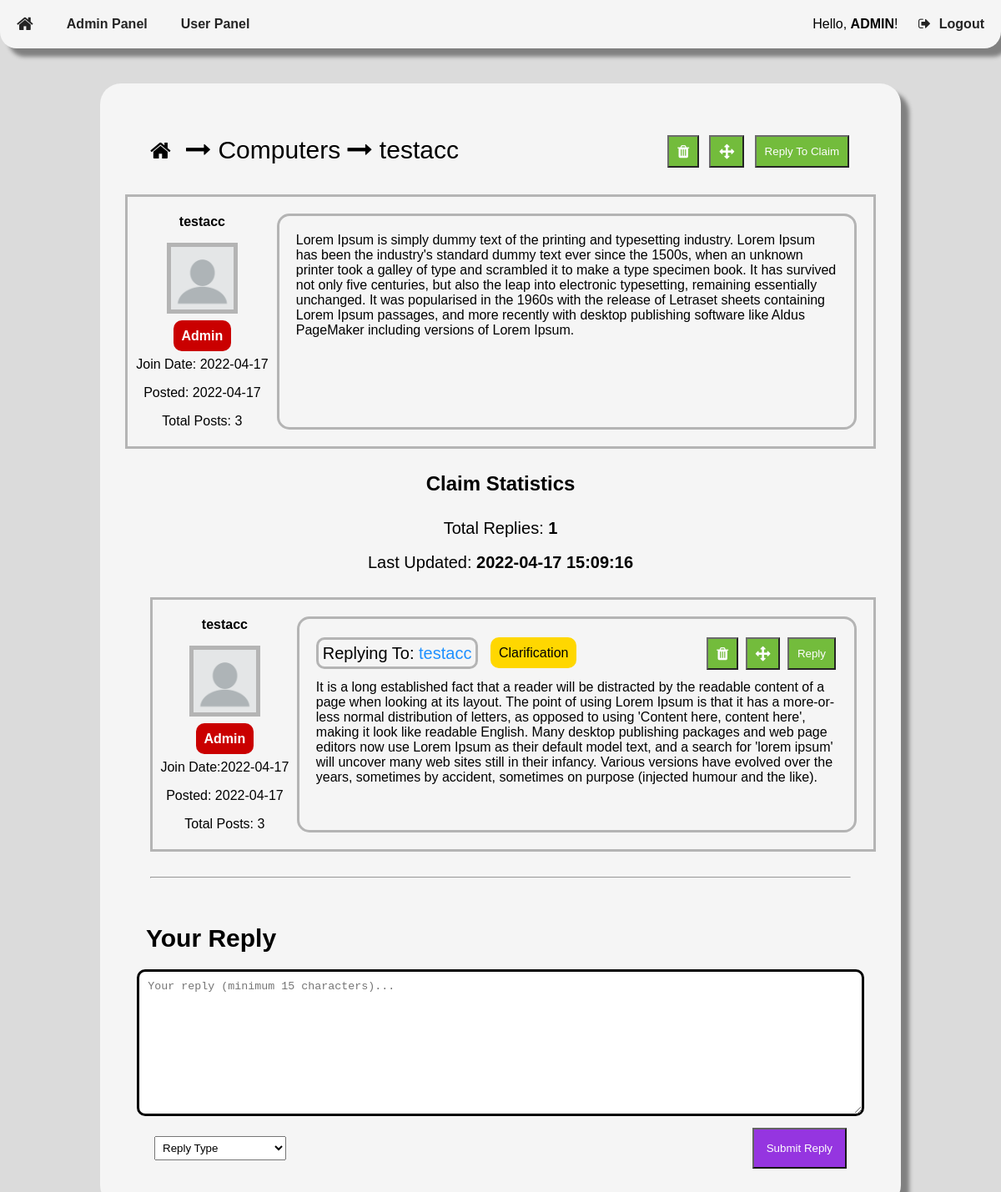
Page /16/30 (signed in) on the committed database.
### tables this page shows
CREATE TABLE user (
    userID INTEGER NOT NULL PRIMARY KEY AUTOINCREMENT,
    userName TEXT NOT NULL,
    passwordHash BLOB NOT NULL,
    isAdmin BOOLEAN NOT NULL,
    creationTime INTEGER NOT NULL,
    lastVisit INTEGER NOT NULL
);

CREATE TABLE topic (
    topicID INTEGER NOT NULL PRIMARY KEY AUTOINCREMENT,
    topicName TEXT NOT NULL,
    postingUser INTEGER REFERENCES user(userID) ON DELETE SET NULL ON UPDATE CASCADE,
    creationTime INTEGER NOT NULL,
    updateTime INTEGER NOT NULL
);

CREATE TABLE claim (
    claimID INTEGER NOT NULL PRIMARY KEY AUTOINCREMENT,
    topic INTEGER NOT NULL REFERENCES topic(topicID) ON DELETE CASCADE ON UPDATE CASCADE,
    postingUser INTEGER REFERENCES user(userID) ON DELETE SET NULL ON UPDATE CASCADE,
    creationTime INTEGER NOT NULL,
    updateTime INTEGER NOT NULL,
    text TEXT NOT NULL
);

CREATE TABLE replyToClaimType (
    claimReplyTypeID INTEGER NOT NULL PRIMARY KEY AUTOINCREMENT,
    claimReplyType TEXT NOT NULL
);

CREATE TABLE replyText (
    replyTextID INTEGER NOT NULL PRIMARY KEY AUTOINCREMENT,
    postingUser INTEGER REFERENCES user(userID) ON DELETE SET NULL ON UPDATE CASCADE,
    creationTime INTEGER NOT NULL,
    text TEXT NOT NULL
);

### server.py (the view)
@ app.route('/<topicId>/<claimId>', methods=["GET"])
def displayClaim(topicId, claimId):
    user = getUserStatus()
    if not isTopicIdValid(topicId):
        return NotFoundMessage("Topic")
    if not isClaimIdValid(claimId):
        return NotFoundMessage("Claim")
    if not isTopicRelatedToClaim(topicId, claimId):
        return NotFoundMessage("Claim is not related to that topic")
    db = sqlite3.connect(PATH)
    cursor = db.cursor()
    claim = cursor.execute(
        "select postingUser, text, creationTime from claim where claimID=?", (claimId,))
    for row in claim:
        userId = row[0]
        claimText = row[1]
        creationTime = row[2]
    class Topic:
        TopicId = topicId
        TopicName = getTopicName(TopicId)
    class Claim:
        Username = getUsername(userId)
        ClaimId = claimId
        ClaimText = claimText
        JoinDate = getUserJoinDate(userId)
        ClaimPostDate = convertJulianTime(creationTime, "DATE")
        TotalPosts = getUserTotalPosts(userId)
        IsAdmin = isAdmin(userId)
        LastUpdateTime = getClaimLastUpdateTime(ClaimId)
    db.close()
    return render_template("Claim.html", user=user, topicList=getAllTopics(), topic=Topic, claimList=getAllClaimsInTopic(Topic.TopicId), claim=Claim, replies=getAllReplies(claimId))

### templates/Claim.html (shortened to what this page needs)
<!DOCTYPE html>
<html>
<head>
    <link rel="stylesheet" type="text/css" href="{{ url_for('static', filename='CSS/global.css') }}">
    <link rel="stylesheet" type="text/css"
        href="https://stackpath.bootstrapcdn.com/font-awesome/4.7.0/css/font-awesome.min.css">
</head>
<body
    onload="load(`{{ url_for('static', filename='Templates/RegisterForm.html') }}`, `{{ url_for('static', filename='Templates/LoginForm.html') }}`, `{{ url_for('static', filename='Templates/MessageBoxes.html') }}`)">
    <div class="navigationContainer">
        <button id="homeBtn" style="float: left;" onclick="location.href='/'" class="navigationBtn"><i
                class="fa fa-home fa-lg" aria-hidden="true"></i></button>
        {% if user.Admin == True %}
        <button id="adminBtn" style="float: left;" onclick="location.href='/adminpanel'" class="navigationBtn"><b>Admin
                Panel</b></button>
        <button id="adminBtn" style="float: left;" onclick="location.href='/userpanel'" class="navigationBtn"><b>User
                Panel</b></button>
        {% endif %}
        {% if user.Username != "NULL" %}
        <span style="color: var(--text);">Hello, <b>{{ user.Username }}</b>!</span>
        {% endif %}
        {% if user.LoggedIn == True %}
        <button id="logoutBtn" style="display: inline-block;" onclick="location.href='/signout'"
            class="navigationBtn"><i class="fa fa-sign-out navigationBtnIcon"
                aria-hidden="true"></i><b>Logout</b></button>
        {% endif %}
    </div>
    <div id="mainContainer">
        <div class="forumsContainer">
            <div id="forumHierarchy" class="flex-container-space-between">
                <div>
                    <button id="homeBtn" onclick="location.href='/'" class="forumHierarchyButton">
                        <i class="fa fa-home fa-2x" aria-hidden="true"></i>
                    </button>
                    <i class="fa fa-long-arrow-right" aria-hidden="true"></i>
                    <span style="cursor: pointer;" onclick="location.href='/{{ topic.TopicId }}'">{{ topic.TopicName
                        }}</span>
                    <i class="fa fa-long-arrow-right" aria-hidden="true"></i>
                    <span>{{ claim.Username }}</span>
                </div>
                <div style="background-color: var(primary); border-radius: 15px; padding: 10px;">
                    {% if user.LoggedIn == True %}
                    {% if user.Admin == True %}
                    <form style="display: inline-block;" method="POST">
                        <button title="Delete Claim" type="submit"
                            formaction="/delete/topic/{{ topic.TopicId }}/claim/{{ claim.ClaimId }}" id="deleteClaim"
                            class="btn"><i class="fa fa-trash fa-lg" aria-hidden="true"></i></button>
                    </form>
                    <button title="Move Claim" onclick="overlayOn('overlayTopicList')" id="moveClaim" class="btn"><i
                            class="fa fa-arrows fa-lg" aria-hidden="true"></i></button>
                    {% endif %}
                    <button class="btn" onclick="moveTo('ReplyToClaimContainer')">Reply To Claim</button>
                    {% endif %}
                </div>
            </div>
            <div id="{{ claim.ClaimId }}" class="grid-container">
                <div class="userInfo">
                    <p><b>{{ claim.Username }}</b></p>
                    <img class="userProfile"
                        src="{{ url_for('static', filename='Resources/Images/default_user.png') }}">
                    {% if claim.IsAdmin == True %}
                    <br><br>
                    <span class="adminLabel"><b>Admin</b></span>
                    <br>
                    {% endif %}
                    <p>Join Date: {{ claim.JoinDate }}</p>
                    <p>Posted: {{ claim.ClaimPostDate }}</p>
                    <p>Total Posts: {{ claim.TotalPosts }}</p>
                </div>
                <div style="border-radius: 15px; width: auto;" class="claimTextContainer">
                    <p class="claimText">{{ claim.ClaimText }}</p>
                </div>
            </div>
            <div style="text-align: center;">
                <h2 class="statisticsTitle">Claim Statistics</h2>
                <div style="text-align: center;">
                    <span class="statisticsText">Total Replies: <b>{{ replies|length }}</b></span>
                    <br>
                    <br>
                    <span class="statisticsText">Last Updated: <b>{{ claim.LastUpdateTime }}</b></span>
                </div>
            </div>
            {% for reply in replies %}
            <div id="reply_{{ reply.Id }}" style="margin-left: 30px; margin-top: 30px;" class="grid-container">
                <div class="userInfo">
                    <p><b>{{ reply.Username }}</b></p>
                    <img class="userProfile"
                        src="{{ url_for('static', filename='Resources/Images/default_user.png') }}">
                    {% if reply.IsAdmin == True %}
                    <br><br>
                    <span class="adminLabel"><b>Admin</b></span>
                    <br>
                    {% endif %}
                    <p>Join Date:{{ reply.JoinDate }}</p>
                    <p>Posted: {{ reply.ReplyPostDate }}</p>
                    <p>Total Posts: {{ reply.TotalPosts }}</p>
                </div>
                <div style="border-radius: 15px; width: auto;" class="claimTextContainer">
                    <div style="margin-bottom: 10px;" class="flex-container-space-between">
                        <div>
                            {% if reply.isReplyToReply == True %}
                            <span class="replyingTo">Replying To: <a
                                    onclick="moveTo('reply_{{ reply.ReplyingToId }}')">{{
                                    reply.ReplyingToUsername }}</a></span>
                            {% else %}
                            <span class="replyingTo">Replying To: <a onclick="moveTo('{{ claim.ClaimId }}')">{{
                                    claim.Username }}</a></span>
                            {% endif %}
                            {% if reply.ReplyType == "Clarification" %}
                            <span style="background-color: var(--replyTypeClarification);" class="replyTypeLabel">{{
                                reply.ReplyType }}</span>
                            {% elif reply.ReplyType == "Supporting Argument" %}
                            <span style="background-color: var(--replyTypeSupportingArgument);"
                                class="replyTypeLabel">{{
                                reply.ReplyType }}</span>
                            {% elif reply.ReplyType == "Counterargument" %}
                            <span style="background-color: var(--replyTypeCounterargument); color: var(--text2);"
                                class="replyTypeLabel">{{
                                reply.ReplyType }}</span>
                            {% elif reply.ReplyType == "Evidence" %}
                            <span style="background-color: var(--replyTypeEvidence);" class="replyTypeLabel">{{
                                reply.ReplyType }}</span>
                            {% elif reply.ReplyType == "Support" %}
                            <span style="background-color: var(--replyTypeSupport); color: var(--text2);"
                                class="replyTypeLabel">{{
                                reply.ReplyType }}</span>
                            {% elif reply.ReplyType == "Rebuttal" %}
                            <span style="background-color: var(--replyTypeRebuttal);" class="replyTypeLabel">{{
                                reply.ReplyType }}</span>
                            {% endif %}
                        </div>
                        <div>
                            {% if user.LoggedIn == True %}
                            {% if user.Admin == True %}
                            <form
                                action="/delete/topic/{{ topic.TopicId }}/claim/{{ claim.ClaimId }}/reply/{{ reply.Id }}"
                                method="POST" style="display: inline-block;">
                                <button title="Delete Reply" id="deleteReply" class="btn"><i class="fa fa-trash fa-lg"
                                        aria-hidden="true"></i></button>
                            </form>
                            {% if reply.isReplyToReply == False %}
                            <button title="Move Reply" onclick="overlayOn('overlayMoveReply')" id="moveReply"
                                class="btn"><i class="fa fa-arrows fa-lg" aria-hidden="true"></i></button>
                            {% endif %}
                            {% endif %}
                            <button class="btn" onclick="showReplyForm('replyTo_{{ reply.Id }}')">Reply</button>
                            {% endif %}
                        </div>
                    </div>
                    {% if reply.Text|string() == "[REMOVED]" %}
                    <p class="claimText" style="text-align: center;"><b>{{ reply.Text }}</b></p>
                    {% else %}
                    <p class="claimText">{{ reply.Text }}</p>
                    {% endif %}
                </div>
            </div>
            {% endfor %}
            {% if user.LoggedIn == True %}
            <hr style="margin: 30px;">
            <div style="padding: 5px;" id="ReplyToClaimContainer">
                <div id="forumHierarchy"><b>Your Reply</b></div>
                <form action="/{{ topic.TopicId }}/{{ claim.ClaimId }}/new/reply" method="POST">
                    <div id="inputFields">
                        <textarea rows="10" placeholder="Your reply (minimum 15 characters)..." minlength="15"
                            name="replyToClaimText" id="replyToClaimText" required></textarea>
                    </div>
                    <div style="margin: 10px 30px 10px 30px;" class="flex-container-space-between">
                        <select style="padding: 5px;" name="replyToClaimType" id="replyToClaimType" required>
                            <option value="" disabled hidden selected="selected">Reply Type</option>
                        </select>
                        <button style="width: auto; padding: 15px;" type="submit" class="formBtn" id="formBtn">Submit
                            Reply</button>
                    </div>
                </form>
            </div>
            {% endif %}
        </div>
    </div>
</body>
</html>

### rows in the picture
user: Username "ADMIN"
topic: TopicName "Computers"
user: Username "testacc", Username "testacc", Username "testacc"
claim: ClaimText "Lorem Ipsum is simply dummy text of the printing and typesetting industry. Lorem Ipsum has been the industry's standard dummy text ever since the 1500s, when an unknown printer took a galley of type and scrambled it to make a type specimen book. It has survived not only five centuries, but also the leap into electronic typesetting, remaining essentially unchanged. It was popularised in the 1960s with the release of Letraset sheets containing Lorem Ipsum passages, and more recently with desktop publishing software like Aldus PageMaker including versions of Lorem Ipsum."
replyToClaimType: ReplyType "Clarification"
replyText: Text "It is a long established fact that a reader will be distracted by the readable content of a page when looking at its layout. The point of using Lorem Ipsum is that it has a more-or-less normal distribution of letters, as opposed to using 'Content here, content here', making it look like readable English. Many desktop publishing packages and web page editors now use Lorem Ipsum as their default model text, and a search for 'lorem ipsum' will uncover many web sites still in their infancy. Various versions have evolved over the years, sometimes by accident, sometimes on purpose (injected humour and the like)."

### other values in the picture
{{ claim.JoinDate }} "2022-04-17"
{{ claim.ClaimPostDate }} "2022-04-17"
{{ claim.TotalPosts }} "3"
{{ replies|length }} "1"
{{ claim.LastUpdateTime }} "2022-04-17 15:09:16"
{{ reply.JoinDate }} "2022-04-17"
{{ reply.ReplyPostDate }} "2022-04-17"
{{ reply.TotalPosts }} "3"
